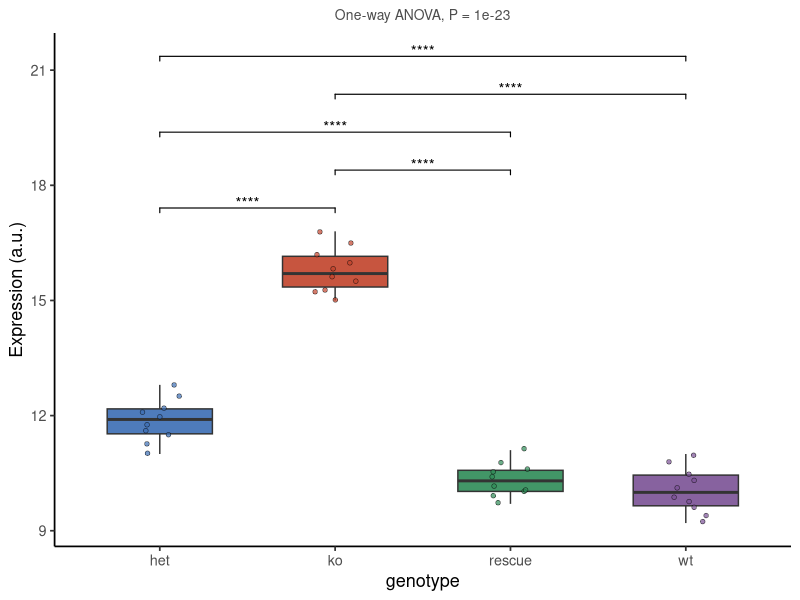

Reproduce this figure in R.
#!/usr/bin/env Rscript
# Standalone reproduction. Run inside the pinned pubready container
# (see REPRODUCE.md) from this bundle folder.
suppressPackageStartupMessages({
  library(ggplot2); library(ggpubr); library(rstatix); library(readr)
})

df <- as.data.frame(read_csv("input_expression.csv", show_col_types = FALSE))
df[["genotype"]] <- factor(df[["genotype"]])
df[["expression"]] <- as.numeric(df[["expression"]])

ph <- rstatix::tukey_hsd(df, expression ~ genotype)
ph$group1 <- as.character(ph$group1); ph$group2 <- as.character(ph$group2)
sig <- ph[which(ph$p.adj < 0.05), , drop = FALSE]

omni <- as.data.frame(rstatix::anova_test(df, expression ~ genotype))
subtitle_txt <- paste0("One-way ANOVA, P = ", formatC(omni$p[1], format = "g", digits = 2))

p <- ggplot(df, aes(x = .data[["genotype"]], y = .data[["expression"]])) +
  geom_boxplot(aes(fill = .data[["genotype"]]), width = 0.6, outlier.shape = NA, alpha = 0.9) +
  geom_jitter(aes(fill = .data[["genotype"]]), width = 0.12, size = 1.4, alpha = 0.7, shape = 21, stroke = 0.3) +
  scale_fill_manual(values = c("#3B6DB3", "#C1432B", "#2E8B57", "#7A5195")) +
  labs(x = "genotype", y = "Expression (a.u.)", subtitle = subtitle_txt) +
  theme_classic(base_size = 13) +
  theme(legend.position = "none",
        plot.subtitle = element_text(hjust = 0.5, size = 10, colour = "grey30"))
if (nrow(sig) > 0) {
  ymax <- max(df[["expression"]], na.rm = TRUE); rng <- diff(range(df[["expression"]], na.rm = TRUE))
  if (!is.finite(rng) || rng == 0) rng <- max(abs(ymax), 1)
  lv <- levels(df[["genotype"]]); i1 <- match(sig$group1, lv); i2 <- match(sig$group2, lv)
  sig <- sig[order(abs(i2 - i1), pmin(i1, i2)), , drop = FALSE]
  sig$y.position <- ymax + rng * (0.08 + 0.13 * (seq_len(nrow(sig)) - 1))
  sig$lab <- sig$p.adj.signif
  p <- p + stat_pvalue_manual(sig, label = "lab", tip.length = 0.01, bracket.size = 0.4)
}

ggsave("figure_expression_bar.pdf", p, width = 5.4, height = 4.2)
cat("Reproduced figure.\n")
